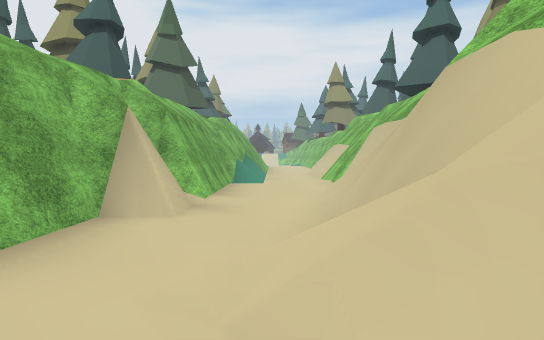
[1] (above)

21 first-person views from a walk through a Unity game level. The camera is 1.5 m above the floor, tilts 2° down and sees 75° across. The floor is counted in squares, 2 m on a side. Each view is taken from the middle of a square. On the plan, view 1 faces up. The plan holds only what a view shows up to about 11 squares ahead; the rest is blank. The place goes on beyond the plan. The player is left out. Some surface patterns are stand-ins.

[2]
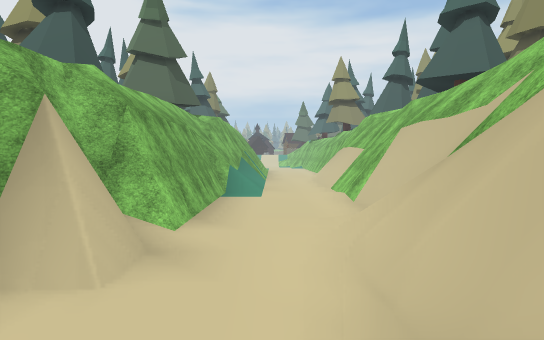

[3]
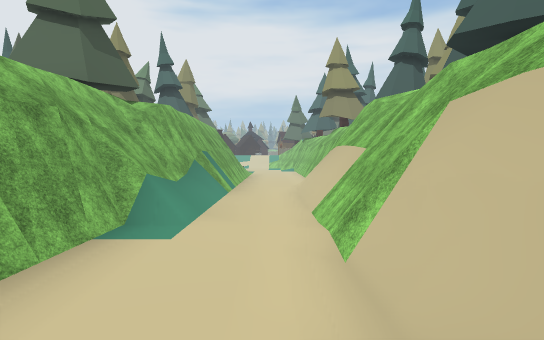

[4]
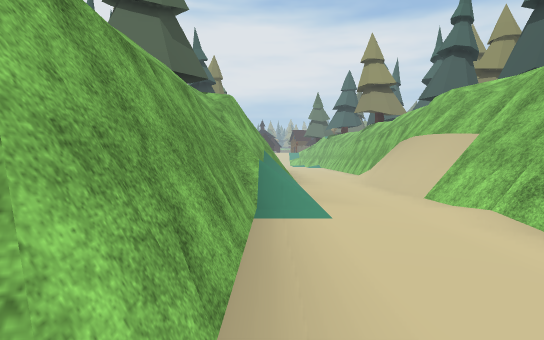

[5]
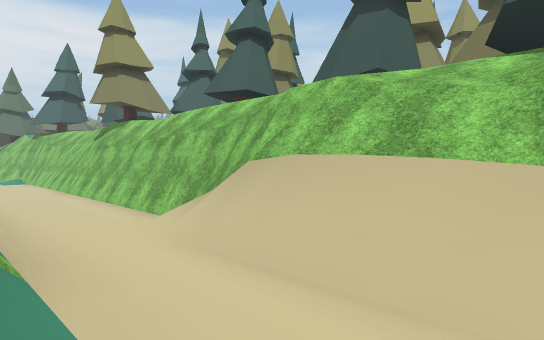

[6]
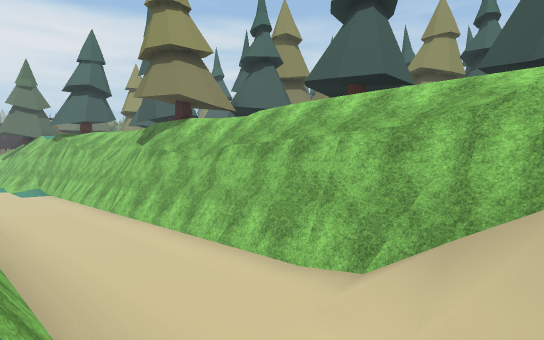

[7]
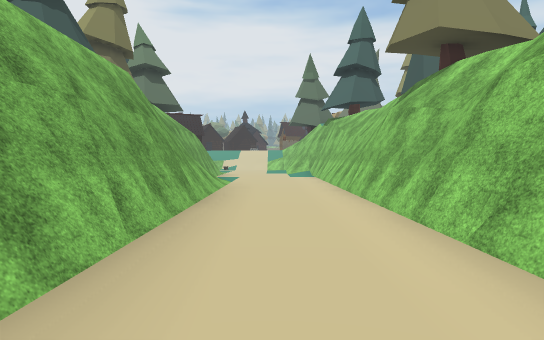

[8]
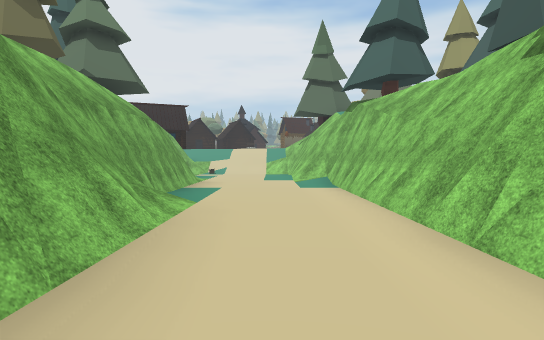

[9]
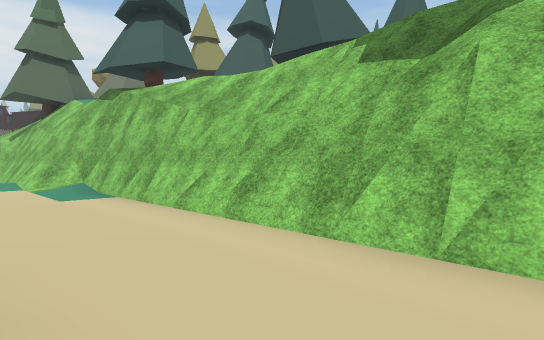

[10]
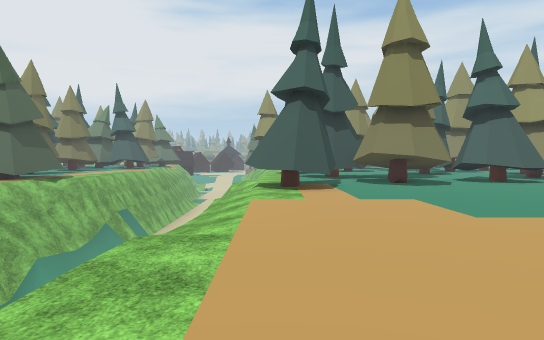

[11]
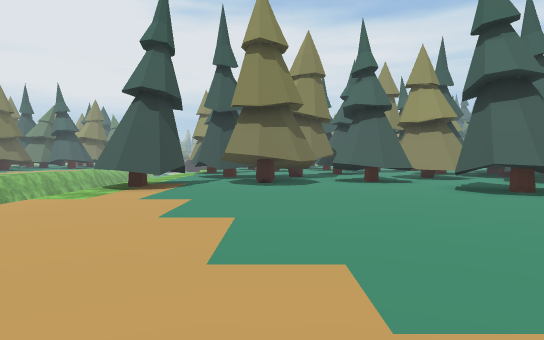

[12]
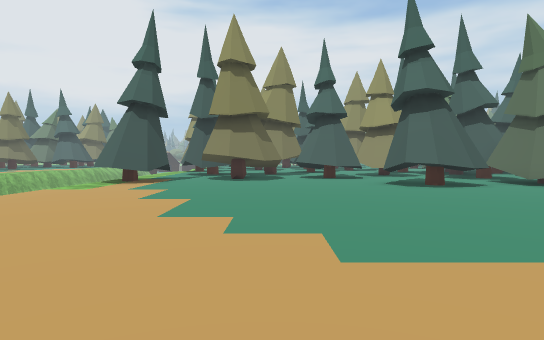

[13]
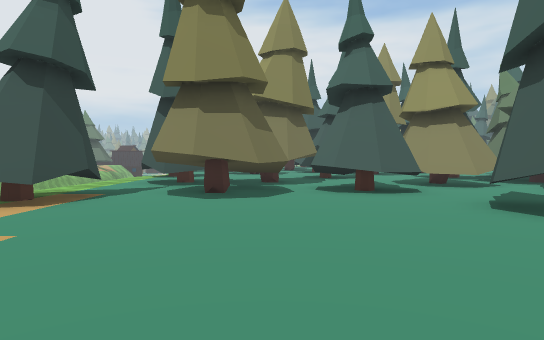

[14]
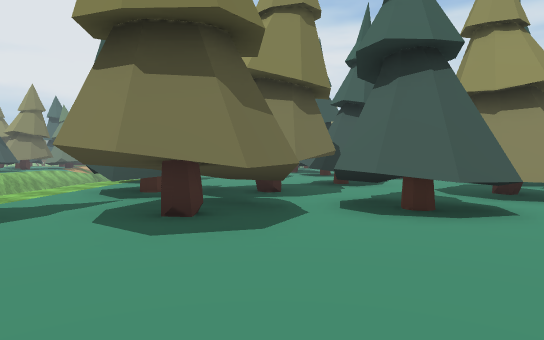

[15]
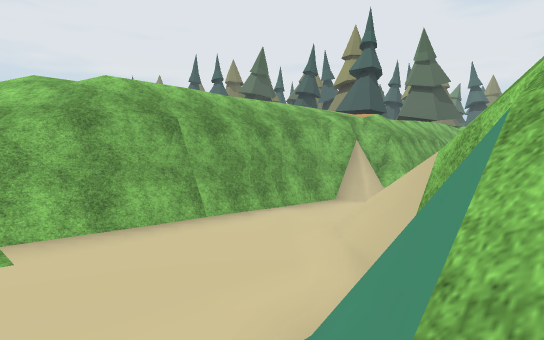

[16]
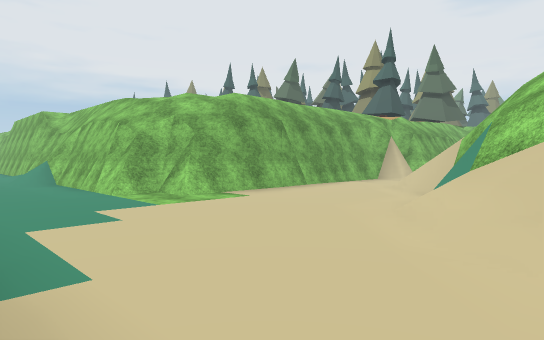

[17]
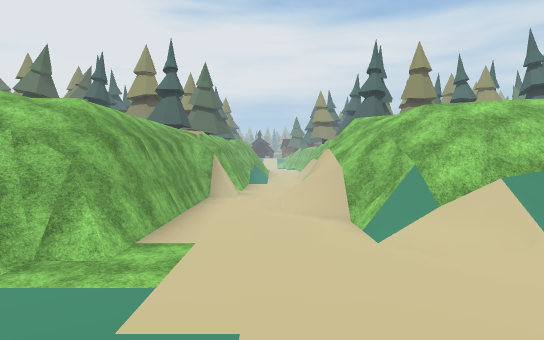

[18]
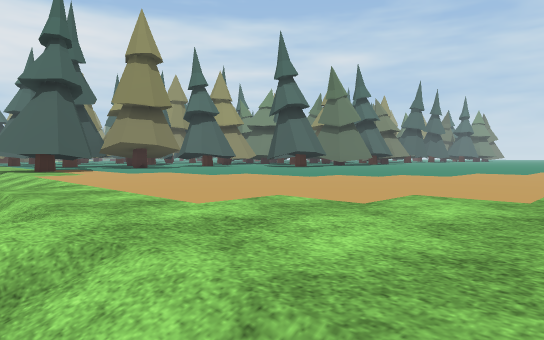

[19]
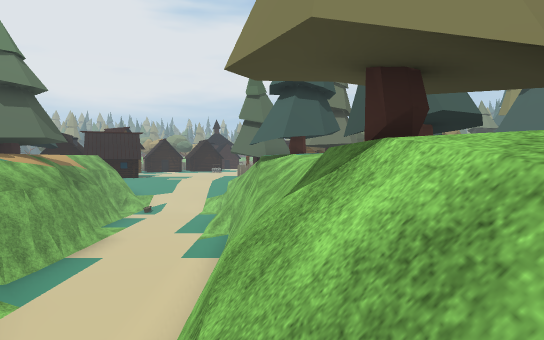

[20]
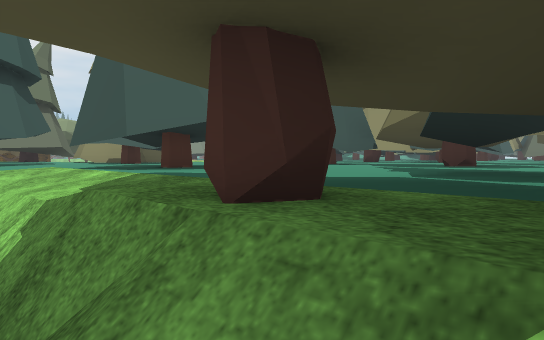

[21]
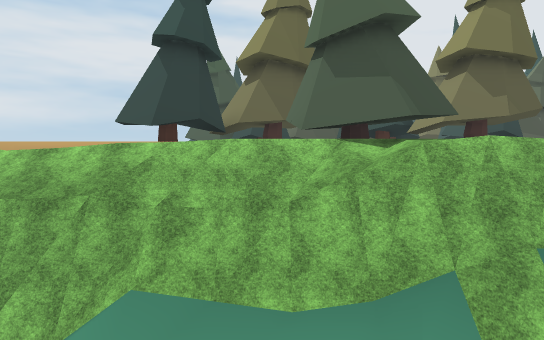

### Floor plan
Key: @ floor where view 1 was taken; # wall or solid block; . main floor; - floor 5.25 m lower than the main floor; / step, stairs or slope; = window, fence, low wall or low ledge; v drop or lower ground.
Columns run from 8 left of view 1 to 14 right of it. Each row starts with its distance up from view 1.
 34       #---/######  ##
 33       #----##....   #
 32       #----#/...
 31       #----#//#
 30       #/---v//##   ##.
 29       #/---#v/.# ..#..
 28       #/---#v/....##
 27       ##---#v# ....#
 26        #---#/##
 25        #---v/=#
 24        #---v//
 23        #---v//
 22        #---#//
 21        #---#/=#
 20        #---#/=##
 19        #---#/.##
 18        #--/#/..#
 17       ##--=#/.###
 16  #  ###/--##/..##
 15  # ####/--#v/...#   ###
 14 ##   ##/--v//...######.
 13  ##  #//--#v/=#.###....
 12   ##./#/--#v/##.......#
 11   ##//#---#v/.#.......#
 10     //#---#v/.........#
  9     //#---v//..........
  8      /#---v//..........
  7      v#--/#v/..........
  6     //#--/#v...........
  5     /v#--## ...........
  4     /#/--#=/...........
  3     /#/-/#//...........
  2     /#//////..........
  1     /#/-/=//....  .
  0    ./#/-@=#//..
 -1    //#/---#////
 -2  ////#/---////
 -3 ////##/---///
 -4 #vvv#/------/
 -5 //-----------
 -6   ----------
 -7         --- -
 -8         /

Positions as (right, up) in squares from view 1, and headings:
1: (0, 0), facing up
2: (0, 2), facing up
3: (1, 6), facing up
4: (-1, 6), facing up
5: (-1, 12), facing up-right
6: (-1, 16), facing up-right
7: (1, 18), facing up
8: (1, 23), facing up
9: (0, 25), facing up-right
10: (5, 3), facing up
11: (9, 3), facing up
12: (10, 1), facing up
13: (10, 6), facing up
14: (10, 9), facing up
15: (3, -3), facing up-left
16: (4, -7), facing up-left
17: (0, -8), facing up
18: (3, 1), facing up-right
19: (4, 23), facing up
20: (4, 25), facing up-right
21: (3, 14), facing left
